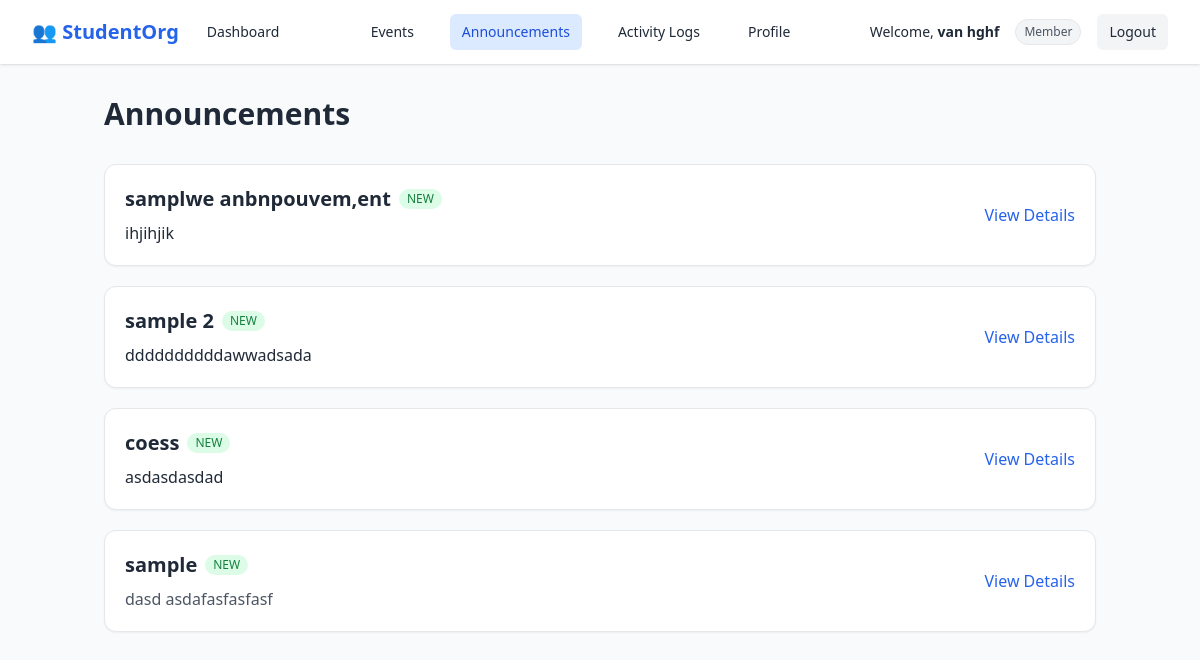
Screenshot of /announcements/ (signed in) with the database file from the repository.
### accounts/models.py (models this page shows, shortened)
class Announcement(models.Model):
    title = models.CharField(max_length=255)
    content = models.TextField()
    created_at = models.DateTimeField(auto_now_add=True)
    author = models.ForeignKey(User, on_delete=models.CASCADE)

### accounts/views.py (the view)
# urls.py: path("announcements/", views.announcement_list, name="announcement_list"),
@login_required
def announcement_list(request):
    announcements = Announcement.objects.order_by("-created_at")
    read_ids = AnnouncementRead.objects.filter(user=request.user).values_list("announcement_id", flat=True)
    for ann in announcements:
        ann.is_new = (ann.created_at >= timezone.now() - timezone.timedelta(days=7)) or (ann.id not in read_ids)
        ann.teaser = ann.content[:100] + ("..." if len(ann.content) > 100 else "")
    return render(request, "accounts/announcement_list.html", {"announcements": announcements})

### accounts/templates/accounts/announcement_list.html (shortened to what this page needs)
{% extends "accounts/base.html" %}
{% load static %}
{% block content %}
<div class="max-w-5xl mx-auto px-4 py-8">
  <div class="flex justify-between items-center mb-8">
    <h1 class="text-3xl font-bold text-gray-800 flex items-center gap-2">
       Announcements
    </h1>
  </div>
  <div class="space-y-5">
    {% for ann in announcements %}
    <div class="bg-white border rounded-xl shadow-sm hover:shadow-md transition p-5 flex flex-col sm:flex-row sm:items-center sm:justify-between">
      <div>
        <div class="flex items-center gap-2">
          <h2 class="text-xl font-semibold text-gray-800">{{ ann.title }}</h2>
          {% if ann.is_new %}
          <span class="px-2 py-0.5 text-xs font-medium bg-green-100 text-green-700 rounded-full">NEW</span>
          {% endif %}
        </div>
        <p class="text-gray-600 mt-2 line-clamp-2">{{ ann.teaser|safe }}</p>
      </div>
      <div class="flex gap-4 mt-4 sm:mt-0">
        <button type="button" data-modal-target="view-modal-{{ ann.id }}"
          class="text-blue-600 hover:text-blue-800 font-medium transition">View Details</button>
      </div>
    </div>
    {% endfor %}
  </div>
</div>
<link href="https://cdn.quilljs.com/1.3.6/quill.snow.css" rel="stylesheet">
{% endblock %}

### accounts/templates/accounts/base.html (shortened to what this page needs)
{% load static %}
<!DOCTYPE html>
<html lang="en">
<head>
  <script src="https://cdn.tailwindcss.com"></script>
  <link rel="stylesheet" href="{% static 'accounts/css/style.css' %}">
</head>
<body
  class="{% if request.resolver_match.url_name in 'login register' %}
         min-h-screen flex items-center justify-center bg-gradient-to-br from-blue-50 to-indigo-100 text-gray-800
         {% else %}
         bg-gray-50 text-gray-800
         {% endif %}">
  {% if request.resolver_match.url_name not in 'login register' %}
  <nav class="bg-white shadow">
    <div class="max-w-7xl mx-auto px-4 sm:px-6 lg:px-8">
      <div class="flex justify-between h-16 items-center">
        <div class="flex items-center space-x-4">
          <span class="text-xl font-bold text-blue-600 flex items-center">
            👥 StudentOrg
          </span>
          {% if user.is_superuser %}
            <a href="{% url 'accounts:superadmin_dashboard' %}"
               class="px-3 py-2 rounded-md text-sm font-medium
               {% if request.resolver_match.url_name == 'superadmin_dashboard' %} bg-blue-100 text-blue-700 {% else %} hover:bg-gray-100 {% endif %}">
              Dashboard
            </a>
          {% elif user.member.role == "admin" %}
            <a href="{% url 'accounts:admin_dashboard' %}"
               class="px-3 py-2 rounded-md text-sm font-medium
               {% if request.resolver_match.url_name == 'admin_dashboard' %} bg-blue-100 text-blue-700 {% else %} hover:bg-gray-100 {% endif %}">
              Dashboard
            </a>
          {% else %}
            <a href="{% url 'accounts:member_dashboard' %}"
               class="px-3 py-2 rounded-md text-sm font-medium
               {% if request.resolver_match.url_name == 'member_dashboard' %} bg-blue-100 text-blue-700 {% else %} hover:bg-gray-100 {% endif %}">
              Dashboard
            </a>
          {% endif %}
        </div>
        {% if user.member.role == "admin" or user.member.role == "superadmin" %}
        <div class="flex space-x-6">
          <a href="{% url 'accounts:membership_list' %}"
             class="px-3 py-2 rounded-md text-sm font-medium
             {% if request.resolver_match.url_name == 'membership_list' %} bg-blue-100 text-blue-700 {% else %} hover:bg-gray-100 {% endif %}">
            Members
          </a>
          <a href="{% url 'accounts:event_list' %}"
             class="px-3 py-2 rounded-md text-sm font-medium
             {% if request.resolver_match.url_name == 'event_list' %} bg-blue-100 text-blue-700 {% else %} hover:bg-gray-100 {% endif %}">
            Events
          </a>
          <a href="{% url 'accounts:announcement_list' %}"
             class="px-3 py-2 rounded-md text-sm font-medium
             {% if request.resolver_match.url_name == 'announcement_list' %} bg-blue-100 text-blue-700 {% else %} hover:bg-gray-100 {% endif %}">
            Announcements
          </a>
          <a href="{% url 'accounts:audit_log_list' %}"
             class="px-3 py-2 rounded-md text-sm font-medium
             {% if request.resolver_match.url_name == 'audit_log_list' %} bg-blue-100 text-blue-700 {% else %} hover:bg-gray-100 {% endif %}">
            Activity Logs
          </a>
          <a href="{% url 'accounts:profile_update' %}"
             class="px-3 py-2 rounded-md text-sm font-medium
             {% if request.resolver_match.url_name == 'profile_update' %} bg-blue-100 text-blue-700 {% else %} hover:bg-gray-100 {% endif %}">
            Profile
          </a>
        </div>
        {% else %}
        <div class="flex space-x-6">
          <a href="{% url 'accounts:event_list' %}"
             class="px-3 py-2 rounded-md text-sm font-medium
             {% if request.resolver_match.url_name == 'event_list' %} bg-blue-100 text-blue-700 {% else %} hover:bg-gray-100 {% endif %}">
            Events
          </a>
          <a href="{% url 'accounts:announcement_list' %}"
             class="px-3 py-2 rounded-md text-sm font-medium
             {% if request.resolver_match.url_name == 'announcement_list' %} bg-blue-100 text-blue-700 {% else %} hover:bg-gray-100 {% endif %}">
            Announcements
          </a>
          <a href="{% url 'accounts:audit_log_list' %}"
             class="px-3 py-2 rounded-md text-sm font-medium
             {% if request.resolver_match.url_name == 'audit_log_list' %} bg-blue-100 text-blue-700 {% else %} hover:bg-gray-100 {% endif %}">
            Activity Logs
          </a>
          <a href="{% url 'accounts:profile_update' %}"
             class="px-3 py-2 rounded-md text-sm font-medium
             {% if request.resolver_match.url_name == 'profile_update' %} bg-blue-100 text-blue-700 {% else %} hover:bg-gray-100 {% endif %}">
            Profile
          </a>
        </div>
        {% endif %}
        <div class="flex items-center space-x-4">
          <span class="text-sm">
            Welcome, <strong>{{ user.get_full_name|default:user.username }}</strong>
          </span>
          {% if user.is_superuser %}
            <span class="px-2 py-1 text-xs rounded-full bg-blue-100 text-blue-600 border border-blue-200">
              Superadmin
            </span>
          {% elif user.member.role == "admin" %}
            <span class="px-2 py-1 text-xs rounded-full bg-green-100 text-green-600 border border-green-200">
              Admin
            </span>
          {% else %}
            <span class="px-2 py-1 text-xs rounded-full bg-gray-100 text-gray-600 border border-gray-200">
              Member
            </span>
          {% endif %}
          <a href="{% url 'accounts:logout' %}"
             class="px-3 py-2 rounded-md bg-gray-100 hover:bg-gray-200 text-sm font-medium">
            Logout
          </a>
        </div>
      </div>
    </div>
  </nav>
  {% endif %}
  {% block content %}{% endblock %}
</body>
</html>

### rows the page displays
Announcement: title "samplwe anbnpouvem,ent", shows "NEW", teaser "ihjihjik"
Announcement: title "sample 2", shows "NEW", teaser "ddddddddddawwadsada"
Announcement: title "coess", shows "NEW", teaser "asdasdasdad"
Announcement: title "sample", shows "NEW", teaser "dasd asdafasfasfasf"

### other values shown
{{ user.get_full_name|default:user.username }} "van hghf"
